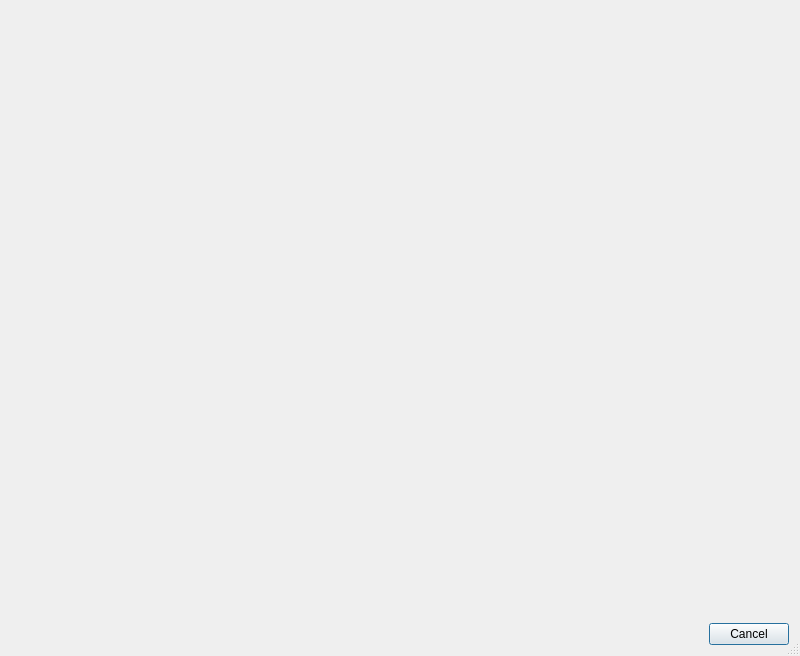
<?xml version="1.0" encoding="UTF-8"?>
<ui version="4.0">
 <class>DSS::FlatChart</class>
 <widget class="QDialog" name="DSS::FlatChart">
  <property name="windowModality">
   <enum>Qt::WindowModality::NonModal</enum>
  </property>
  <property name="geometry">
   <rect>
    <x>0</x>
    <y>0</y>
    <width>800</width>
    <height>656</height>
   </rect>
  </property>
  <property name="windowTitle">
   <string notr="true">Form</string>
  </property>
  <property name="sizeGripEnabled">
   <bool>true</bool>
  </property>
  <property name="modal">
   <bool>true</bool>
  </property>
  <layout class="QVBoxLayout" name="verticalLayout">
   <item>
    <widget class="QwtPlot" name="flatPlot" native="true">
     <property name="sizePolicy">
      <sizepolicy hsizetype="Expanding" vsizetype="Expanding">
       <horstretch>0</horstretch>
       <verstretch>0</verstretch>
      </sizepolicy>
     </property>
    </widget>
   </item>
   <item>
    <layout class="QHBoxLayout" name="horizontalLayout">
     <item>
      <widget class="QLabel" name="message">
       <property name="sizePolicy">
        <sizepolicy hsizetype="Expanding" vsizetype="Preferred">
         <horstretch>0</horstretch>
         <verstretch>0</verstretch>
        </sizepolicy>
       </property>
       <property name="maximumSize">
        <size>
         <width>400</width>
         <height>16777215</height>
        </size>
       </property>
       <property name="toolTip">
        <string notr="true"/>
       </property>
       <property name="text">
        <string notr="true"/>
       </property>
      </widget>
     </item>
     <item>
      <spacer name="horizontalSpacer">
       <property name="orientation">
        <enum>Qt::Orientation::Horizontal</enum>
       </property>
       <property name="sizeHint" stdset="0">
        <size>
         <width>40</width>
         <height>20</height>
        </size>
       </property>
      </spacer>
     </item>
     <item>
      <widget class="QPushButton" name="cancelButton">
       <property name="text">
        <string>Cancel</string>
       </property>
      </widget>
     </item>
    </layout>
   </item>
  </layout>
 </widget>
 <customwidgets>
  <customwidget>
   <class>QwtPlot</class>
   <extends>QWidget</extends>
   <header location="global">qwt_plot.h</header>
   <container>1</container>
  </customwidget>
 </customwidgets>
 <resources/>
 <connections/>
</ui>
